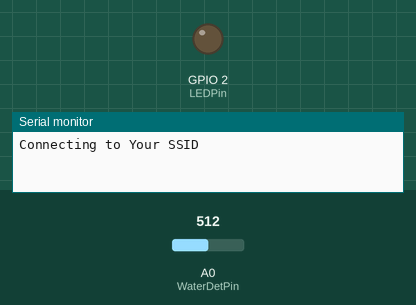
The sketch below on a simulated ESP8266 (Wemos D1 mini). Parts: output pins drawn as LEDs (lit = HIGH), the last lines printed to the serial monitor. Inputs (shaded band) come from the test bench; at power-on: A0 (WaterDetPin) = 512. WiFi joins after 1.5 s; servers stay silent unless stated; no MQTT or app messages arrive unless stated.

Above: at 0.1 s.
At 2.6 s:
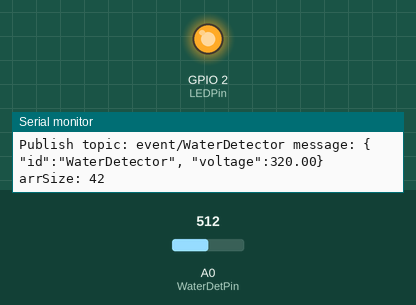
Timing chart, 0 to 4.1 s (numbered marks = the images above):
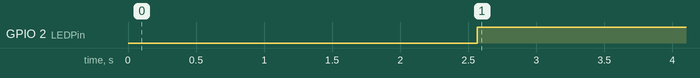

The sketch:

WaterDetector.ino
```cpp
#include <ESP8266WiFi.h>
#include <PubSubClient.h>

const char* ssid = "Your SSID";
const char* password = "Your Wifi Password";
const char* mqttServer = "Your MQTT Server IP";
const char* mqttUserName = "Your MQTT Server Username";
const char* mqttPwd = "Your MQTT Server Password";

const char* clientID = "wemos";      // 用戶端ID，隨意設定。
const char* DeviceId = "WaterDetector";
const char* EventTopic = "event/WaterDetector";

const int WaterDetPin = A0;
const int LEDPin = BUILTIN_LED;

WiFiClient espClient;
PubSubClient mqttClient(espClient);

const double sensVal = 300.0;
int duration = 200; // 200 miliseconds
#define ArrayLenth  10
int volArray[ArrayLenth];   //Store the average value of the sensor feedback
int volArrayIndex=0;


//--------------- Wifi
void setup_wifi() {
  delay(10);

  Serial.println();
  Serial.print("Connecting to ");
  Serial.println(ssid);

  WiFi.begin(ssid, password);

  while (WiFi.status() != WL_CONNECTED) {
    delay(500);
    Serial.print(".");
  }

  Serial.println("");
  Serial.println("WiFi connected");
  Serial.println("IP address: ");
  Serial.println(WiFi.localIP());
}

//--------------- MQTT
void mqttReconnect() {
  while (!mqttClient.connected()) {
    if (mqttClient.connect(clientID, mqttUserName, mqttPwd)) {
      Serial.println("MQTT connected");
    } else {
      Serial.print("failed, rc=");
      Serial.print(mqttClient.state());
      Serial.println(" try again in 5 seconds");
      delay(5000);  // 等5秒之後再重試
    }
  }
}
void mqtt_publish(const char* topic, String str){
    // 宣告字元陣列
    byte arrSize = str.length() + 1;
    char msg[arrSize];
    Serial.print("Publish topic: ");
    Serial.print(topic);
    Serial.print(" message: ");
    Serial.print(str);
    Serial.print(" arrSize: ");
    Serial.println(arrSize);
    str.toCharArray(msg, arrSize); // 把String字串轉換成字元陣列格式
    if (!mqttClient.publish(topic, msg)){
      Serial.println("Faliure to publish, maybe you should check the message size: MQTT_MAX_PACKET_SIZE 128");       // 發布MQTT主題與訊息
    }
}

double avergearray(int* arr, int number){
  int i;
  int max,min;
  double avg;
  long amount=0;
  if(number<=0){
    Serial.println("Error number for the array to avraging!/n");
    return 0;
  }
  if(number<5){   //less than 5, calculated directly statistics
    for(i=0;i<number;i++){
      amount+=arr[i];
    }
    avg = amount/number;
    return avg;
  }else{
    if(arr[0]<arr[1]){
      min = arr[0];max=arr[1];
    }
    else{
      min=arr[1];max=arr[0];
    }
    for(i=2;i<number;i++){
      if(arr[i]<min){
        amount+=min;        //arr<min
        min=arr[i];
      }else {
        if(arr[i]>max){
          amount+=max;    //arr>max
          max=arr[i];
        }else{
          amount+=arr[i]; //min<=arr<=max
        }
      }//if
    }//for
    avg = (double)amount/(number-2);
  }//if
  return avg;
}


void checkStateChange() {
  volArray[volArrayIndex++]=analogRead(WaterDetPin);
  if(volArrayIndex==ArrayLenth)volArrayIndex=0;
  double voltageWater = avergearray(volArray, ArrayLenth);
  Serial.println(voltageWater);

  if (voltageWater > sensVal) {
    digitalWrite(LEDPin, HIGH);
    //Serial.println("Send Data to server!!!");
    String msgStr = "";      // 暫存MQTT訊息字串
    msgStr=msgStr+"{ \"id\":\""+DeviceId+"\", \"voltage\":"+voltageWater+"}";
    mqtt_publish(EventTopic, msgStr);
    delay(duration);
  } else {
    digitalWrite(LEDPin, LOW);
    delay(duration);
  }
}


void setup() {
  Serial.begin(115200);
  pinMode(LEDPin, OUTPUT);
  pinMode(WaterDetPin, INPUT_PULLUP);
  digitalWrite(LEDPin, LOW);

  setup_wifi();
  mqttClient.setServer(mqttServer, 1883);
}

void loop() {
  if (!mqttClient.connected()) {
    mqttReconnect();
  }
  mqttClient.loop();

  checkStateChange();

}
```

Measured:
- by itself, GPIO 2 (LEDPin): LOW → HIGH at 2.6 s
